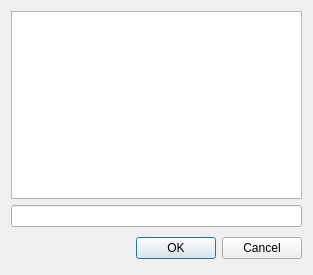
<?xml version="1.0" encoding="UTF-8"?>
<ui version="4.0">
 <class>fileBrowser</class>
 <widget class="QDialog" name="fileBrowser">
  <property name="geometry">
   <rect>
    <x>0</x>
    <y>0</y>
    <width>313</width>
    <height>275</height>
   </rect>
  </property>
  <property name="windowTitle">
   <string>Dialog</string>
  </property>
  <layout class="QVBoxLayout" name="verticalLayout">
   <item>
    <widget class="QTreeView" name="treeView"/>
   </item>
   <item>
    <widget class="QLineEdit" name="lineEdit"/>
   </item>
   <item>
    <layout class="QHBoxLayout">
     <property name="spacing">
      <number>6</number>
     </property>
     <property name="leftMargin">
      <number>0</number>
     </property>
     <property name="topMargin">
      <number>0</number>
     </property>
     <property name="rightMargin">
      <number>0</number>
     </property>
     <property name="bottomMargin">
      <number>0</number>
     </property>
     <item>
      <spacer>
       <property name="orientation">
        <enum>Qt::Horizontal</enum>
       </property>
       <property name="sizeHint" stdset="0">
        <size>
         <width>131</width>
         <height>31</height>
        </size>
       </property>
      </spacer>
     </item>
     <item>
      <widget class="QPushButton" name="okButton">
       <property name="text">
        <string>OK</string>
       </property>
      </widget>
     </item>
     <item>
      <widget class="QPushButton" name="cancelButton">
       <property name="text">
        <string>Cancel</string>
       </property>
      </widget>
     </item>
    </layout>
   </item>
  </layout>
 </widget>
 <resources/>
 <connections>
  <connection>
   <sender>okButton</sender>
   <signal>clicked()</signal>
   <receiver>fileBrowser</receiver>
   <slot>accept()</slot>
   <hints>
    <hint type="sourcelabel">
     <x>278</x>
     <y>253</y>
    </hint>
    <hint type="destinationlabel">
     <x>96</x>
     <y>254</y>
    </hint>
   </hints>
  </connection>
  <connection>
   <sender>cancelButton</sender>
   <signal>clicked()</signal>
   <receiver>fileBrowser</receiver>
   <slot>reject()</slot>
   <hints>
    <hint type="sourcelabel">
     <x>369</x>
     <y>253</y>
    </hint>
    <hint type="destinationlabel">
     <x>179</x>
     <y>282</y>
    </hint>
   </hints>
  </connection>
 </connections>
</ui>
